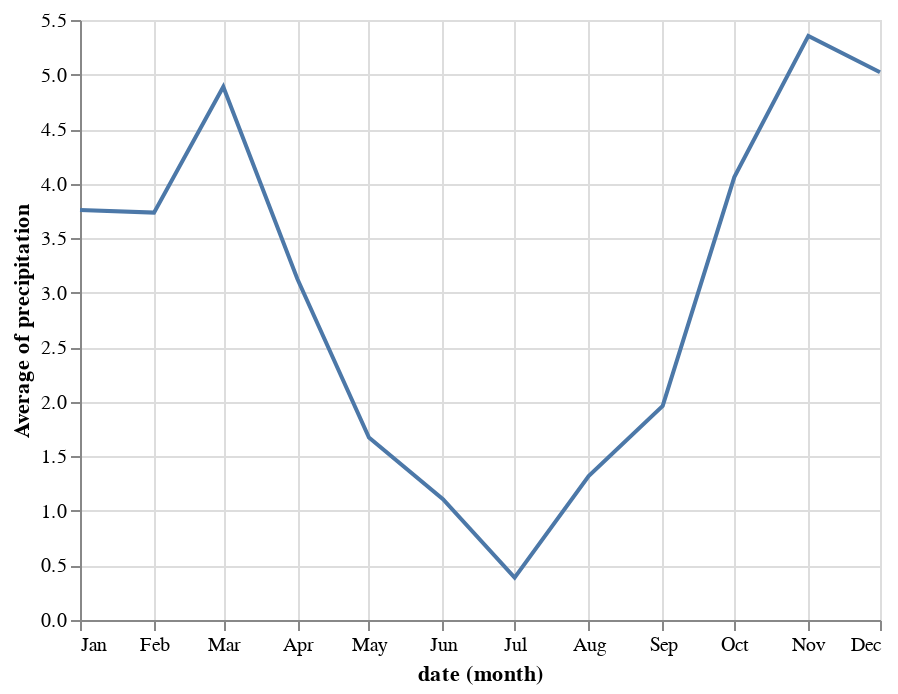

Write notebook code for a chart like this one.
### Code cell
# Same thing except aggregated by date
alt.Chart(df).mark_line().encode(
    x='month(date):T', # month() groups dates by month
    y='average(precipitation)' # average takes average of precip values in month
)

### Figure 1 — Vega-Lite specification as saved in the notebook (floating-point values rounded to 4 significant figures; data arrays with more than 128 entries replaced by an {"elided": "..."} marker saying what was removed)
{"$schema": "https://vega.github.io/schema/vega-lite/v3.4.0.json", "config": {"background": "white", "mark": {"tooltip": null}, "view": {"height": 300, "width": 400}}, "data": {"name": "data-e0082f48dd2b52cfa8769983f453b4c7"}, "datasets": {"data-e0082f48dd2b52cfa8769983f453b4c7": {"elided": "1461 records"}}, "encoding": {"x": {"field": "date", "timeUnit": "month", "type": "temporal"}, "y": {"aggregate": "average", "field": "precipitation", "type": "quantitative"}}, "mark": "line"}
